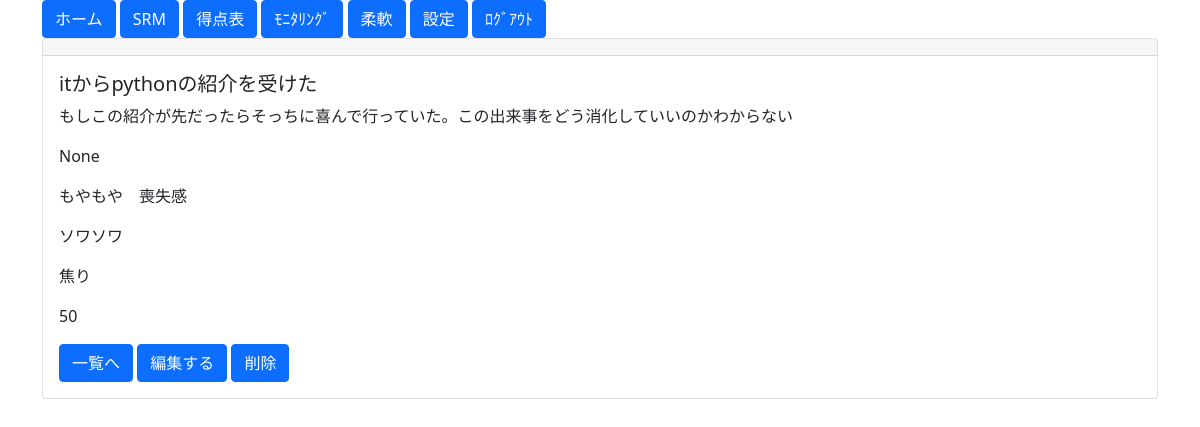
The page /monitoring/detail/21/ on the database as committed earlier.
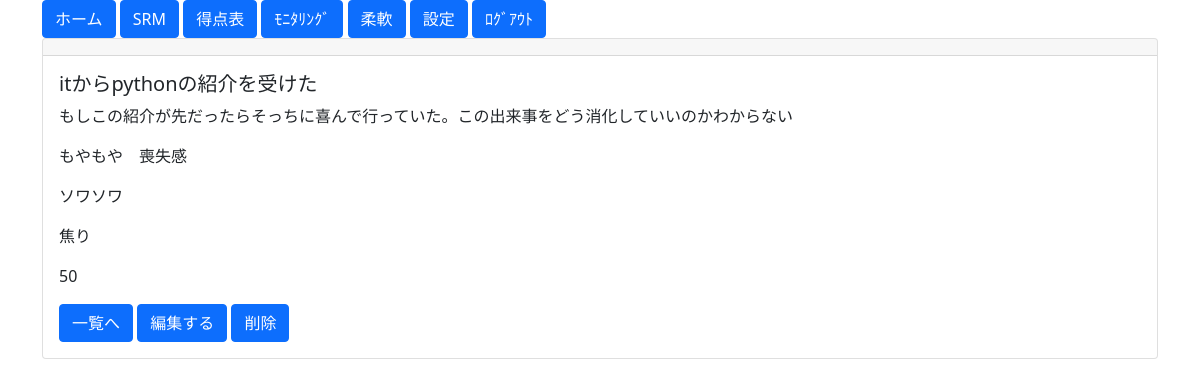
The same page on the database as committed later.
### blogpost/models.py (models this page shows)
class MonitorModel(models.Model):
    date = models.DateField(default=timezone.now, help_text="日付") #unique_for_date=True
    time = models.TimeField(default=timezone.now, blank=True, null=True, help_text="時間") #unique_for_date=True
    event = models.CharField(max_length=100, blank=True, null=True, help_text="きっかけ")
    think = models.CharField(max_length=100, blank=True, null=True, help_text="考え")
    action = models.CharField(max_length=100, blank=True, null=True, help_text="行動")
    emotion = models.CharField(max_length=200, blank=True, null=True, help_text="気持ち")
    body = models.CharField(max_length=100, blank=True, null=True, help_text="身体感覚")
    stress = models.CharField(
        max_length= 50,
        choices = CONDITION, blank=True, null=True,
    )
    strespoint =  models.CharField(max_length=100, blank=True, null=True, help_text="行動")

### blogpost/views.py (the view)
# urls.py: path('monitoring/detail/<str:pk>/', Moni_Detile.as_view(), name='Moni_Detile'),
class Moni_Detile(DetailView):
    template_name = 'monitoring/detail.html'
    model = MonitorModel

### blogpost/templates/monitoring/detail.html (shortened to what this page needs)
{% extends 'base.html' %}
{% block content %}
    <div class='container'>
        <div class="card">
            <h5 class="card-header">{{ object.datetime }}</h5>
            <div class="card-body">
                <h5 class="card-title">{{ object.event }}</h5>
                <p class="card-text">{{ object.think }}</p>
                <p class="card-text">{{ object.action }}</p>
                <p class="card-text">{{ object.emotion }}</p>
                <p class="card-text">{{ object.body }}</p>
                <p class="card-text">{{ object.stress }}</p>
                <p class="card-text">{{ object.strespoint }}</p>
                <a class="btn btn-primary" href="{% url 'Moni_List' %}" >一覧へ</a>
                <a class="btn btn-primary" href="{% url 'Moni_Update' object.pk %}" >編集する</a>
                <a class="btn btn-primary" href="{% url 'Moni_Delete' object.pk %}" >削除</a>
        </div>
    </div>
{% endblock content %}

Rows that differ between the two databases and show on the page:
changed MonitorModel "itからpythonの紹介を受けた": action "None" → (not shown)
